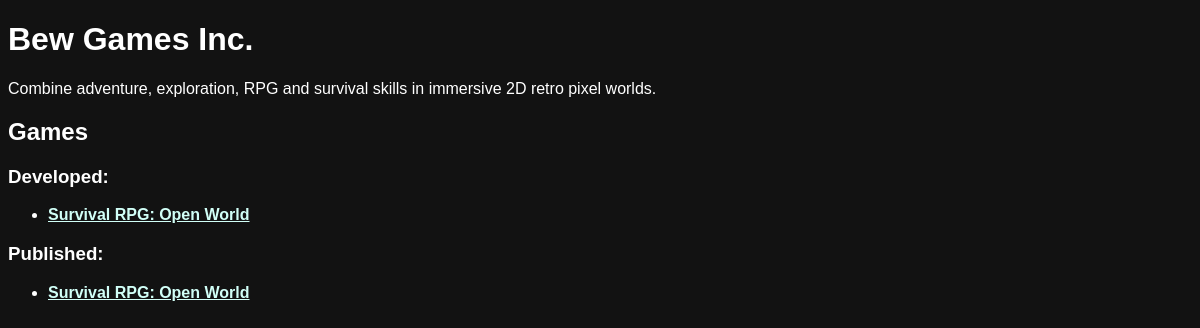
Screenshot of /company/bew-games-inc/ with the database file from the repository.
### main/models.py (models this page shows, shortened)
class Company(models.Model):
    name = models.CharField(max_length=150)
    description = models.TextField(blank=True)
    slug = models.SlugField(unique=True, blank=True)

class Game(models.Model):
    title = models.CharField(max_length=100)
    description = models.TextField()
    price = models.DecimalField(max_digits=10, decimal_places=2)
    categories = models.ManyToManyField(Category, blank=True)
    icon_url = models.URLField()
    developer = models.ForeignKey(
        Company,
        on_delete=models.SET_NULL,
        null=True,
        related_name="developed_games"
    )
    publisher = models.ForeignKey(
        Company,
        on_delete=models.SET_NULL,
        null=True,
        related_name="published_games"
    )
    added_by = models.TextField(null=True, blank=True)
    gameplay_video = models.FileField(
        upload_to="game_videos/",
        blank=True,
        null=True
    )
    site_url = models.URLField(blank=True)
    class Meta:
        db_table = 'games'

### main/views.py (the view)
# urls.py: path('company/<slug:slug>/', views.company_view, name='company-view'),
def company_view(request, slug):
    company = get_object_or_404(Company, slug=slug)
    developed_games = company.developed_games.all()
    published_games = company.published_games.all()
    context = {
        'company': company,
        'developed_games': developed_games,
        'published_games': published_games
    }
    return render(request, "company_view.html", context)

### templates/company_view.html (shortened to what this page needs)
{% load static %}
<!DOCTYPE html>
<html lang="en">
    <head>
    </head>
    <body>
    <h1>{{ company.name }}</h1>
    <p>{{ company.description }}</p>
    <h2>Games</h2>
    <h3>Developed:</h3>
    <ul>
        {% for game in developed_games %}
            <li>
                <a href="{% url 'game' game.id %}">
                    {{ game.title }}
                </a>
            </li>
        {% empty %}
            <li>No developed games.</li>
        {% endfor %}
    </ul>
    <h3>Published:</h3>
    <ul>
        {% for game in published_games %}
            <li>
                <a href="{% url 'game' game.id %}">
                    {{ game.title }}
                </a>
            </li>
        {% empty %}
            <li>No published games.</li>
        {% endfor %}
    </ul>
    </body>
</html>

### templates/company_view.html (style rules this page uses)
body { font-family: Arial, sans-serif; background-color: #121212; color: white; }
a { text-decoration: underline; color: #d1fff7; font-weight: bold; }

### rows the page displays
Company: name "Bew Games Inc.", description "Combine adventure, exploration, RPG and survival skills in immersive 2D retro pixel worlds."
Game: title "Survival RPG: Open World"
